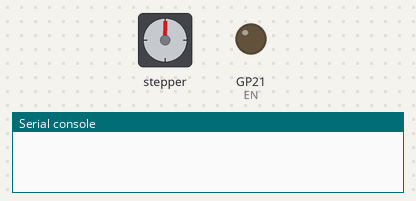
A program run on a simulated Raspberry Pi Pico running MicroPython. Parts: stepper motor, output pins drawn as LEDs (lit = HIGH), the last lines printed to the serial console. The stepper is drawn at 200 steps a turn; pins used as bus, display or sensor lines are not drawn.

Above: at 0.05 s.
At 6.75 s:
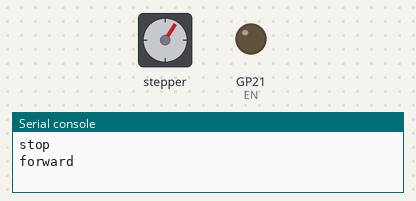
At 11.8 s:
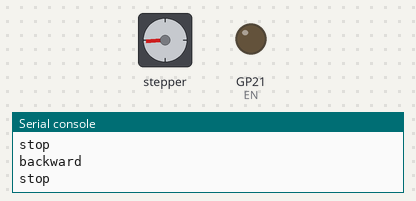
At 13.45 s:
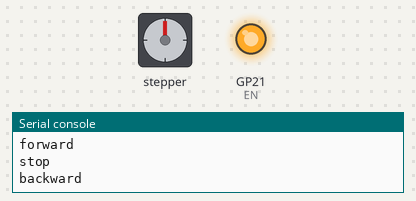
Timing chart, 0 to 17.6 s (numbered marks = the images above):
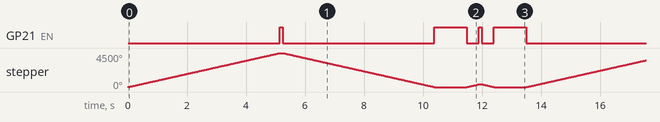

The program:

stepper.py
```python
from machine import Pin, PWM, Timer
import utime
EN = Pin(21,Pin.OUT, Pin.PULL_DOWN)
Dir = Pin(20,Pin.OUT, Pin.PULL_DOWN)
Step = Pin(19,Pin.OUT, Pin.PULL_DOWN)
timer = Timer()

def forward_times(times):
    EN.value(0)
    Dir.value(1)
    for i in range (times * 500):
        Step.value(1)
        utime.sleep(0.001)
        Step.value(0)
        utime.sleep(0.001)
    stop(0.1)
    return print("forward")

def backward_times(times):
    EN.value(0)
    Dir.value(0)
    for i in range (times * 500):
        Step.value(1)
        utime.sleep(0.001)
        Step.value(0)
        utime.sleep(0.001)
    stop(0.1)
    return print("backward")

def stop(times):
    EN.value(1)
    utime.sleep(times)
    return print("stop")

def forward_steps(steps):
    EN.value(0)
    Dir.value(1)
    for i in range (steps):
        Step.value(1)
        utime.sleep(0.001)
        Step.value(0)
        utime.sleep(0.001)
    stop(0.1)
    return print("forward")

def backward_steps(steps):
    EN.value(0)
    Dir.value(0)
    for i in range (steps):
        Step.value(1)
        utime.sleep(0.001)
        Step.value(0)
        utime.sleep(0.001)
    stop(0.1)
    return print("backward")

while True:
    forward_times(5)
    backward_times(5)
    stop(1)
    forward_steps(200)
    backward_steps(200)
    stop(1)
    
```

Measured:
- by itself, GP21 (EN): repeats every 13.5 s: LOW 5.1 s, HIGH 1.1 s, LOW 0.41 s, HIGH 0.10 s, LOW 0.41 s, HIGH 1.1 s, LOW 5.1 s, HIGH 0.10 s
- by itself, stepper: turns 4500° clockwise in 5.1 s, then 4500° counter-clockwise in 5.1 s, then 360° clockwise in 0.42 s, then 360° counter-clockwise in 0.42 s, repeating every 13.5 s
